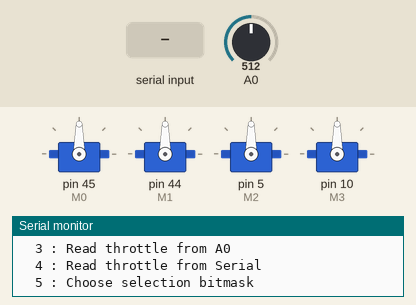
Bench run of a sketch on a simulated Arduino Mega 2560, built with avr-gcc and run on an emulated ATmega2560. On the bench: 4 × servo, the last lines printed to the serial monitor. Inputs (shaded band) come from the test bench; at power-on: A0 = 512.

Above: at 1.3 s.
1.4 s: "90,45\n" received over Serial
At 2.4 s:
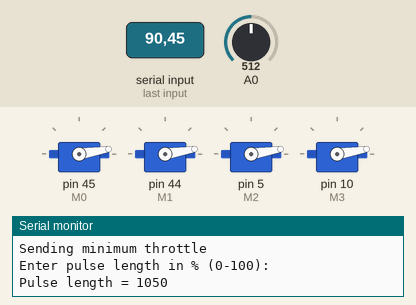
2.9 s: "30,150\n" received over Serial
At 3.2 s:
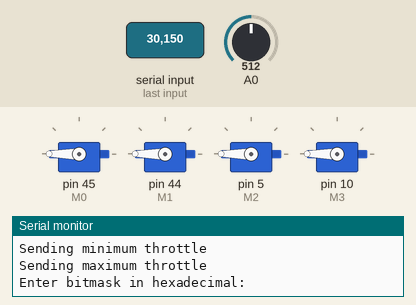
4.4 s: "51\n" received over Serial
6.9 s: "48\n" received over Serial
At 7.7 s:
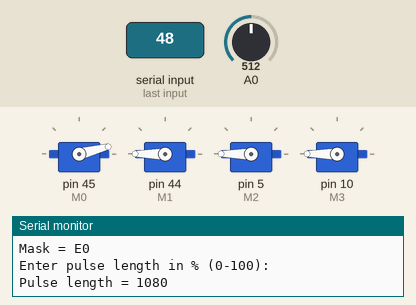
8.4 s: "30,150\n" received over Serial
At 9.8 s:
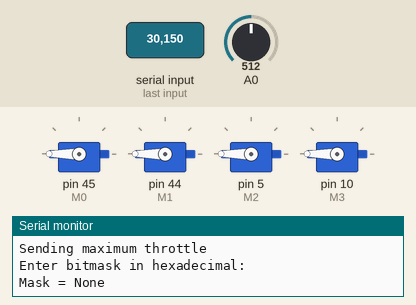
Timing chart, 0 to 10.9 s (numbered marks = the images above; inputs shaded):
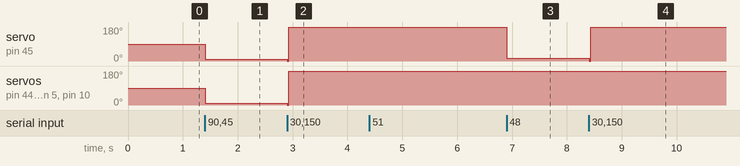

The sketch:

ESC_calibration.ino
```cpp
//#include <TimerThree.h>
//#include <frequency_counter_TC.h> //meh

#define DEBUG
#ifdef DEBUG
//#define DPRINT(args...)  Serial.print(args)             //OR use the following syntax:
#define DPRINTSTIMER(t)    for (static unsigned long SpamTimer; (unsigned long)(millis() - SpamTimer) >= (t); SpamTimer = millis())
#define DPRINTSFN(StrSize,Name,...) {char S[StrSize];Serial.print("\t");Serial.print(Name);Serial.print(" "); Serial.print(dtostrf((float)__VA_ARGS__ ,S));}//StringSize,Name,Variable,Spaces,Percision
#define DPRINTLN(...)      Serial.println(__VA_ARGS__)
#else
#define DPRINTSTIMER(t)    if(false)
#define DPRINTSFN(...)     //blank line
#define DPRINTLN(...)      //blank line
#endif

//#define M0 44
//#define M1 45
//#define M2 10
//#define M3 5

#define M0 45
#define M1 44
#define M2 5
#define M3 10

/**
 * Usage, according to documentation(https://www.firediy.fr/files/drone/HW-01-V4.pdf) :
 *     1. Plug your Arduino to your computer with USB cable, open terminal, then type 1 to send max throttle to every ESC to enter programming mode
 *     2. Power up your ESCs. You must hear "beep1 beep2 beep3" tones meaning the power supply is OK (NOT REALLY, HOBBYKING GOES STRAIGHT TO CONFIGURATION MENU. @pjago)
 *     3. After 2sec, "beep beep" tone emits, meaning the throttle highest point has been correctly confirmed
 *     4. Type 0 to send min throttle
 *     5. Several "beep" tones emits, which means the quantity of the lithium battery cells (3 beeps for a 3 cells LiPo)
 *     6. A long beep tone emits meaning the throttle lowest point has been correctly confirmed
 *     7. Type 2 to launch test function. This will send min to max throttle to ESCs to test them
 *
 * @author lobodol <grobodol@gmail.com>
 * @author pjago <pedro.m4rtins@gmail.com>
 */
// ---------------------------------------------------------------------------

#include <Servo.h>
// ---------------------------------------------------------------------------
// Customize here pulse lengths as needed
#define MIN_PULSE_LENGTH 1000 // Minimum pulse length in µs
#define MAX_PULSE_LENGTH 2000 // Maximum pulse length in µs
// ---------------------------------------------------------------------------
Servo E[4];
char data;
// ---------------------------------------------------------------------------

volatile unsigned int count = 0;
volatile unsigned long prev = 0;
const unsigned long bounce = 100; //5000 us is the smaller period for a 12k rpm rotation
void speed_count () {
    unsigned long now = micros();
    if (now - prev > bounce) {
      count++;
      prev = now;
    }
}
volatile unsigned int w = 0;
void read_speed () {
    w = count;
    count -= w;
}

/**
 * Initialisation routine
 */
void setup() {
    Serial.begin(9600);

    pinMode(47, INPUT);

//    Timer3.initialize(0);
//    Timer3.attachInterrupt(read_speed, 1000000); // 1 sec
//    attachInterrupt(digitalPinToInterrupt(19), speed_count, FALLING);

    E[0].attach(M0, MIN_PULSE_LENGTH, MAX_PULSE_LENGTH);
    E[1].attach(M1, MIN_PULSE_LENGTH, MAX_PULSE_LENGTH);
    E[2].attach(M2, MIN_PULSE_LENGTH, MAX_PULSE_LENGTH);
    E[3].attach(M3, MIN_PULSE_LENGTH, MAX_PULSE_LENGTH);

    displayInstructions();
}

short mask = 0xF;
void esc_write(unsigned int us) {
    for (int i = 0; i<4; i++) {
        if (mask & (1 << i)) {
            E[i].writeMicroseconds(us);
        }
    }
}

/**
 * Main function
 */
void loop() {
    int a, b;
    if (Serial.available()) {
        data = Serial.read();

        switch (data) {
            // 0
            case 48 : Serial.println("Sending minimum throttle");
                      esc_write(MIN_PULSE_LENGTH);
            break;

            // 1
            case 49 : Serial.println("Sending maximum throttle");
                      esc_write(MAX_PULSE_LENGTH);
            break;

            // 2
            case 50 : Serial.print("Running test in 3");
                      delay(1000);
                      Serial.print(" 2");
                      delay(1000);
                      Serial.println(" 1...");
                      delay(1000);
                      test();
            break;

            //3
            case 51: Serial.println("Reading from A0...");
                     a = analogRead(A0);
                     b = map(a,0,1023,MIN_PULSE_LENGTH,MAX_PULSE_LENGTH);
                     esc_write(b);
                     Serial.print("Pulse length = ");
                     Serial.println(b);
            break;

            //4
            case 52: Serial.println("Enter pulse length in % (0-100):");
                     while (Serial.available() <= 0);
                     a = Serial.parseInt();
                     b = constrain(map(a,0,100,MIN_PULSE_LENGTH,MAX_PULSE_LENGTH),MIN_PULSE_LENGTH,MAX_PULSE_LENGTH);
                     esc_write(b);
                     Serial.print("Pulse length = ");
                     Serial.println(b);
            break;

            //5
            case 53: Serial.println("Enter bitmask in hexadecimal:");
                     while (Serial.available() <= 0);
                     String str = Serial.readString();
                     mask = strtol(str.c_str(), NULL, 16);
                     Serial.print("Mask =");
                     if (mask) {
                         for (int i = 3; i>=0; i--) {
                             if (mask & (1 << i)) {
                                 Serial.print(" E");
                                 Serial.print(i);
                             }
                         }
                     }
                     else {
                        Serial.print(" None");
                     }
                     Serial.println();
        }
    }

//    DPRINTSTIMER(1000) {
//      int a = analogRead(A0);
//      int b = map(a,0,1023,MIN_PULSE_LENGTH,MAX_PULSE_LENGTH);
//      Serial.print("\tA0:");
//      Serial.print(b);
//      Serial.print("\tExtISR:");
//      Serial.println(w);
//    }
}

/**
 * Test function: send min throttle to max throttle to each ESC.
 */
void test()
{
    for (int i = MIN_PULSE_LENGTH; i <= MAX_PULSE_LENGTH; i += 100) {
        Serial.print("Pulse length = ");
        Serial.println(i);
        esc_write(i);
        delay(5000);
    }
    Serial.println("STOP");
    esc_write(MIN_PULSE_LENGTH);
}

/**
 * Displays instructions to user
 */
void displayInstructions()
{
    Serial.println("READY - PLEASE SEND INSTRUCTIONS AS FOLLOWING :");
    Serial.println("\t0 : Send min throttle");
    Serial.println("\t1 : Send max throttle");
    Serial.println("\t2 : Run test function");
    Serial.println("\t3 : Read throttle from A0");
    Serial.println("\t4 : Read throttle from Serial");
    Serial.println("\t5 : Choose selection bitmask\n");
}
```

Measured:
- after the input at 1.4 s, servo on pin 45 (M0), servo on pin 44 (M1), servo on pin 5 (M2), servo on pin 10 (M3): 90° → 9° at once
- after the input at 2.9 s, servo on pin 45 (M0), servo on pin 44 (M1), servo on pin 5 (M2), servo on pin 10 (M3): 9° → 180° at once
- after the input at 6.9 s, servo on pin 45 (M0): 180° → 14° at once
- after the input at 8.4 s, servo on pin 45 (M0): 14° → 180° at once
